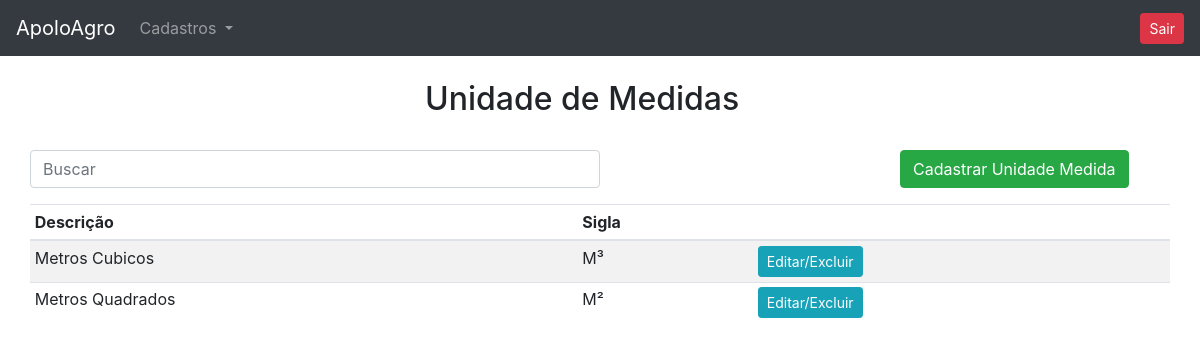
Page /unidade_medida/ (signed in) on the committed database.
### cadastros/models.py (models this page shows, shortened)
class UnidadeMedida(models.Model):
    descricao = models.CharField(max_length=30)
    sigla = models.CharField(max_length=4)
    class Meta:
        verbose_name = 'UnidadeMedida'

### cadastros/views.py (the view)
# urls.py: path('unidade_medida/', views.unidade_medida, name="und_medidas"),
def unidade_medida(request):
    if request.session.get('usuario'):
        und_medidas = UnidadeMedida.objects.order_by('-id')
        return render(request, 'und_medidas.html', {'und_medidas': und_medidas, 'usuario_logado': request.session.get('usuario')})
    return redirect('/login/?status=2')

### cadastros/templates/und_medidas.html (shortened to what this page needs)
{% extends 'base.html' %}
{% block 'conteudo' %}
<div class="container">
    <div class="row">
      <div class="col-md-4">
      </div>
      <div class="col-md">
          <br>
          <h2>Unidade de Medidas</h2>
      </div>
    </div>
    <br>
    <div class="row">
        <div class="col-md-6">
            <form action="" method="GET">
                <div class="form-group row">
                    <input class="form-control" type="search" id="search-input" placeholder="Buscar" name="termo">
                </div>
            </form>
        </div>
        <div class="col-md"></div>
        <div class="col-md">
            <a href="{% url 'cria_und' %}" type="button" class="btn btn-success">Cadastrar Unidade Medida</a>
        </div>
    </div>
    <div class="row">
        <table class="table table-striped table-sm">
          <thead>
            <tr>
              <th scope="col">Descrição</th>
              <th scope="col">Sigla</th>
              <th></th>
            </tr>
          </thead>
          <tbody>
            {% for und in und_medidas %}
                <tr>
                  <td>{{ und.descricao }}</td>
                  <td>{{ und.sigla }}</td>
                  <td><a href="{% url 'edita_und_medida' und.id %}" type="button" class="btn btn-info btn-sm">Editar/Excluir</a></td>
                </tr>
            {% endfor %}
          </tbody>
        </table>
    </div>
</div>
{% endblock  %}

### rows in the picture
UnidadeMedida: descricao "Metros Cubicos", sigla "M³"
UnidadeMedida: descricao "Metros Quadrados", sigla "M²"
